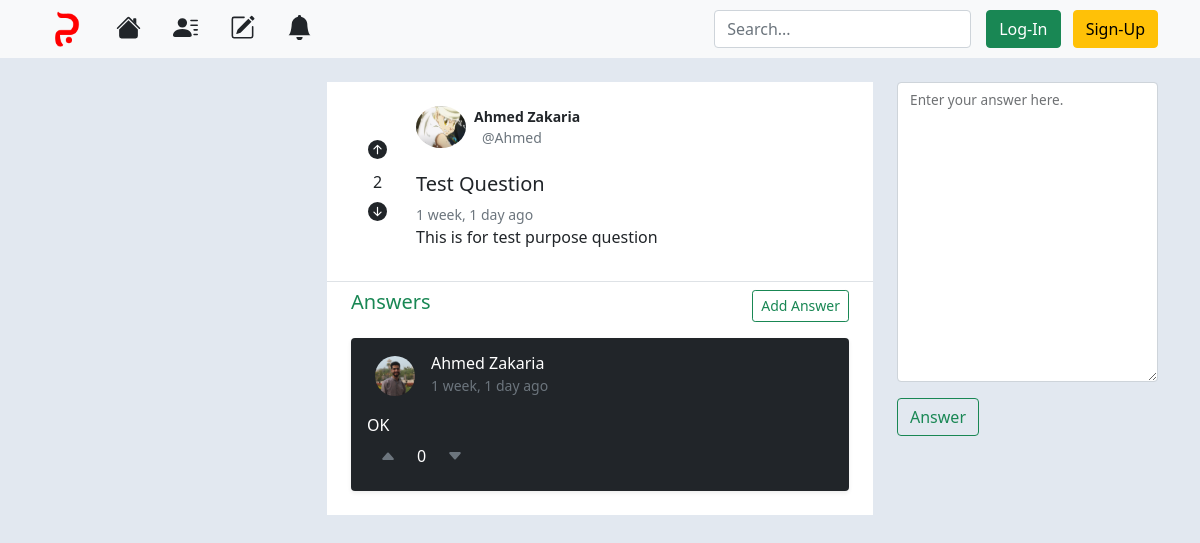
Screenshot of /question/1/ with the database file from the repository.
### questions/models.py (models this page shows, shortened)
class Question(models.Model):
    asked_by = models.ForeignKey(UserProfile, on_delete=models.CASCADE, related_name="asked_by")
    answered_by = models.ManyToManyField(UserProfile, related_name='answered_by_list')
    title = models.CharField(max_length=150)
    body = models.CharField(max_length=20000)
    status = models.BooleanField(default=False)
    date = models.DateTimeField(auto_now_add=True)
    up_vote = models.ManyToManyField(UserProfile, related_name='question_up_votes')
    down_vote = models.ManyToManyField(UserProfile, related_name='questions_down_votes')
    def calc_vote(self):
        return self.up_vote.all().count() - self.down_vote.all().count()
    university = models.ForeignKey(University, on_delete=models.CASCADE, related_name="question_university")
    faculty = models.ForeignKey(Faculty, on_delete=models.CASCADE, related_name="question_faculty")
    department = models.ForeignKey(Department, on_delete=models.CASCADE, related_name="question_department")
    subject = models.ForeignKey(Subject, on_delete=models.CASCADE, related_name="question_subject")

class Answer(models.Model):
    answered_by = models.ForeignKey(UserProfile, on_delete=models.CASCADE, related_name="answered_by")
    question = models.ForeignKey(Question, on_delete=models.CASCADE, related_name="question_answered")
    body = models.CharField(max_length=20000)
    date = models.DateTimeField(auto_now_add=True)
    up_vote = models.ManyToManyField(UserProfile, related_name='answer_up_votes')
    down_vote = models.ManyToManyField(UserProfile, related_name='answer_down_votes')

### accounts/models.py (models this page shows, shortened)
class UserProfile(models.Model):
    user = models.OneToOneField(User, on_delete=models.CASCADE, related_name='user_profile')
    first_name = models.CharField(max_length=50)
    last_name = models.CharField(max_length=50)
    profession = models.CharField(max_length=100)
    profile_pic = models.ImageField(default='1.png')
    bio = models.CharField(max_length=500)
    vote_points = models.IntegerField(default=0)
    following = models.ManyToManyField('self', related_name='following')
    badge = models.ForeignKey('Badge', on_delete=models.PROTECT, related_name="user_badge", null=True, default=None)
    def __str__(self):
        return f"{self.first_name} {self.last_name}"

class User(AbstractUser):
    verified_user = models.BooleanField(default=False)

### questions/views.py (the view)
# urls.py: path('<int:pk>/', QuestionDetailView.as_view(), name='question'),
class QuestionDetailView(DetailView):
    model = Question
    paginate_by = 10
    contex_object_name = "question"
    template_name = 'question.html'
    def get_context_data(self, **kwargs):
        context = super().get_context_data(**kwargs)
        answers = self.get_object().question_answered.all().annotate(
            total_vote = Count(F('up_vote')) - Count(F('down_vote'))
        )
        context['answers'] = answers
        context['answerform'] = AnswerForm()
        return context

### questions/forms.py
class AnswerForm(ModelForm):
    class Meta:
        model = Answer
        fields = ['body']
        widgets = {
            'body': Textarea(attrs={'class': 'form-control'}),
        }

### questions/templates/question.html (shortened to what this page needs)
{% extends 'base.html' %}
{% load static %}
{% load widget_tweaks %}
{% load humanize %}
{% block extra_css %}
<link href="https://maxcdn.bootstrapcdn.com/font-awesome/4.3.0/css/font-awesome.min.css" rel="stylesheet">
{% endblock %}
{% block questions %}
<div class="container px-0 mb-3">
  <div class="d-flex justify-content-center row">
    <div class="d-flex flex-column">
      <div class="d-flex flex-row align-items-center text-left comment-top p-4 bg-white border-bottom">
        <div class="d-flex flex-column-reverse flex-grow-0 align-items-center votings ml-1">
          {% if user.is_authenticated %}
          <form class='q_downvote'>
            {% csrf_token %}
            <button value='{{question.id}}' class='btn' type='submit' name='button'>
              {% if user.user_profile in question.down_vote.all %}
              <svg id='q_downvote{{question.id}}' xmlns="http://www.w3.org/2000/svg" width="19" height="19" fill="currentColor" class="bi bi-arrow-down-circle-fill text-danger" viewBox="0 0 16 16">
                <path d="M16 8A8 8 0 1 1 0 8a8 8 0 0 1 16 0zM8.5 4.5a.5.5 0 0 0-1 0v5.793L5.354 8.146a.5.5 0 1 0-.708.708l3 3a.5.5 0 0 0 .708 0l3-3a.5.5 0 0 0-.708-.708L8.5 10.293V4.5z" />
              </svg>
              {% else %}
              <svg id='q_downvote{{question.id}}' xmlns="http://www.w3.org/2000/svg" width="19" height="19" fill="currentColor" class="bi bi-arrow-down-circle-fill" viewBox="0 0 16 16">
                <path d="M16 8A8 8 0 1 1 0 8a8 8 0 0 1 16 0zM8.5 4.5a.5.5 0 0 0-1 0v5.793L5.354 8.146a.5.5 0 1 0-.708.708l3 3a.5.5 0 0 0 .708 0l3-3a.5.5 0 0 0-.708-.708L8.5 10.293V4.5z" />
              </svg>
              {% endif %}
            </button>
          </form>
          <span id='q_votes{{question.id}}'>{{question.calc_vote}}</span>
          <form class="q_upvote">
            {% csrf_token %}
            <button value="{{question.id}}" class='btn' type='submit' name='button'>
              {% if user.user_profile in question.up_vote.all %}
              <svg id='q_upvote{{question.id}}' xmlns="http://www.w3.org/2000/svg" width="19" height="19" fill="currentColor" class="bi bi-arrow-up-circle-fill text-success" viewBox="0 0 16 16">
                <path d="M16 8A8 8 0 1 0 0 8a8 8 0 0 0 16 0zm-7.5 3.5a.5.5 0 0 1-1 0V5.707L5.354 7.854a.5.5 0 1 1-.708-.708l3-3a.5.5 0 0 1 .708 0l3 3a.5.5 0 0 1-.708.708L8.5 5.707V11.5z" />
              </svg>
              {% else %}
              <svg id='q_upvote{{question.id}}' xmlns="http://www.w3.org/2000/svg" width="19" height="19" fill="currentColor" class="bi bi-arrow-up-circle-fill" viewBox="0 0 16 16">
                <path d="M16 8A8 8 0 1 0 0 8a8 8 0 0 0 16 0zm-7.5 3.5a.5.5 0 0 1-1 0V5.707L5.354 7.854a.5.5 0 1 1-.708-.708l3-3a.5.5 0 0 1 .708 0l3 3a.5.5 0 0 1-.708.708L8.5 5.707V11.5z" />
              </svg>
              {% endif %}
            </button>
          </form>
          {% else %}
          <a href="{% url 'accounts:login' %}" class='btn'>
            <svg id='q_downvote{{q.id}}' xmlns="http://www.w3.org/2000/svg" width="19" height="19" fill="currentColor" class="bi bi-arrow-down-circle-fill" viewBox="0 0 16 16">
              <path d="M16 8A8 8 0 1 1 0 8a8 8 0 0 1 16 0zM8.5 4.5a.5.5 0 0 0-1 0v5.793L5.354 8.146a.5.5 0 1 0-.708.708l3 3a.5.5 0 0 0 .708 0l3-3a.5.5 0 0 0-.708-.708L8.5 10.293V4.5z" />
            </svg>
          </a>
          <span id='q_votes{{q.id}}'>{{question.calc_vote}}</span>
          <a class='btn' href="{% url 'accounts:login' %}">
            <svg id='q_upvote{{q.id}}' xmlns="http://www.w3.org/2000/svg" width="19" height="19" fill="currentColor" class="bi bi-arrow-up-circle-fill" viewBox="0 0 16 16">
              <path d="M16 8A8 8 0 1 0 0 8a8 8 0 0 0 16 0zm-7.5 3.5a.5.5 0 0 1-1 0V5.707L5.354 7.854a.5.5 0 1 1-.708-.708l3-3a.5.5 0 0 1 .708 0l3 3a.5.5 0 0 1-.708.708L8.5 5.707V11.5z" />
            </svg>
          </a>
          {% endif%}
        </div>
        <div class="d-flex flex-column ml-3">
          <div class="profile-image d-flex flex-row">
            <img class="rounded-circle" src="{{question.asked_by.profile_pic.url}}" width="50">
            <div class="d-flex flex-column">
              <small class="bdge mx-2 fw-bold">{{question.asked_by.first_name|title}} {{question.asked_by.last_name|title}}</small>
              <small class="bdge mx-3 text-muted">@{{question.asked_by.user.username|title}}</small>
            </div>
          </div>
          <br>
          <div class="d-flex flex-column post-title">
            <div class="d-flex flex-row">
              <h5>{{question.title|title}}</h5>
            </div>
            <small class='text-muted'>{{question.date|naturaltime}}</small>
          </div>
          <div class="comment-text-sm mb-2">
            <span>
              {{question.body}}
            </span>
          </div>
        </div>
      </div>
      <div class="coment-bottom bg-white p-2 px-4">
        <div class="d-flex justify-content-between">
          <h5 class='text-success'>Answers</h5>
          <a href="{% url 'questions:answer' question.id%}" class='btn btn-outline-success btn-sm' type="button" name="button">Add Answer</a>
        </div>
        {% for a in answers %}
        <div class="commented-section bg-dark text-white my-3 p-3 rounded shadow-sm">
          <div class="d-flex flex-row align-items-center commented-user">
            <img class="rounded-circle mx-2" src="{{a.answered_by.profile_pic.url}}" width="40">
            <div class="d-flex flex-column">
              <h6 class="mx-2 mb-0">{{a.answered_by|title}}</h6>
              <span class='mx-2 text-muted'><small>{{a.date|naturaltime}}</small></span>
            </div>
          </div>
          <div class="comment-text-sm mt-3">
            <span>
              {{a.body}}
            </span>
          </div>
          <div class="reply-section">
            <div class="d-flex flex-row align-items-center voting-icons">
              {% if user.is_authenticated %}
              <form class="a_upvote">
                {% csrf_token %}
                <button value='{{a.id}}' class='btn' type='submit' name='button'>
                  {% if user.user_profile in a.up_vote.all %}
                  <svg id='a_upvote{{a.id}}' xmlns="http://www.w3.org/2000/svg" width="16" height="16" fill="currentColor" class="bi bi-caret-up-fill text-success" viewBox="0 0 16 16">
                    <path d="m7.247 4.86-4.796 5.481c-.566.647-.106 1.659.753 1.659h9.592a1 1 0 0 0 .753-1.659l-4.796-5.48a1 1 0 0 0-1.506 0z" />
                  </svg>
                  {% else %}
                  <svg id='a_upvote{{a.id}}' xmlns="http://www.w3.org/2000/svg" width="16" height="16" fill="currentColor" class="bi bi-caret-up-fill text-secondary" viewBox="0 0 16 16">
                    <path d="m7.247 4.86-4.796 5.481c-.566.647-.106 1.659.753 1.659h9.592a1 1 0 0 0 .753-1.659l-4.796-5.48a1 1 0 0 0-1.506 0z" />
                  </svg>
                  {% endif %}
                </button>
              </form>
              <span id='a_votes{{a.id}}' class="ml-2 mx-2">{{a.total_vote}}</span>
              <form class="a_downvote">
                {% csrf_token %}
                <button type='submit' class='btn' name='button' value='{{a.id}}'>
                  {% if user.user_profile in a.down_vote.all %}
                  <svg id='a_downvote{{a.id}}' xmlns="http://www.w3.org/2000/svg" width="16" height="16" fill="currentColor" class="bi bi-caret-down-fill text-danger" viewBox="0 0 16 16">
                    <path d="M7.247 11.14 2.451 5.658C1.885 5.013 2.345 4 3.204 4h9.592a1 1 0 0 1 .753 1.659l-4.796 5.48a1 1 0 0 1-1.506 0z" />
                  </svg>
                  {% else %}
                  <svg id='a_downvote{{a.id}}' xmlns="http://www.w3.org/2000/svg" width="16" height="16" fill="currentColor" class="bi bi-caret-down-fill text-secondary" viewBox="0 0 16 16">
                    <path d="M7.247 11.14 2.451 5.658C1.885 5.013 2.345 4 3.204 4h9.592a1 1 0 0 1 .753 1.659l-4.796 5.48a1 1 0 0 1-1.506 0z" />
                  </svg>
                  {% endif %}
                </button>
              </form>
              {% else %}
              <a class='btn' href="{% url 'accounts:login' %}">
                <svg id='a_upvote{{a.id}}' xmlns="http://www.w3.org/2000/svg" width="16" height="16" fill="currentColor" class="bi bi-caret-up-fill text-secondary" viewBox="0 0 16 16">
                  <path d="m7.247 4.86-4.796 5.481c-.566.647-.106 1.659.753 1.659h9.592a1 1 0 0 0 .753-1.659l-4.796-5.48a1 1 0 0 0-1.506 0z" />
                </svg>
              </a>
              <span id='a_votes{{a.id}}' class="ml-2 mx-2">{{a.total_vote}}</span>
              <a class='btn' href="{% url 'accounts:login' %}">
                <svg id='a_downvote{{a.id}}' xmlns="http://www.w3.org/2000/svg" width="16" height="16" fill="currentColor" class="bi bi-caret-down-fill text-secondary" viewBox="0 0 16 16">
                  <path d="M7.247 11.14 2.451 5.658C1.885 5.013 2.345 4 3.204 4h9.592a1 1 0 0 1 .753 1.659l-4.796 5.48a1 1 0 0 1-1.506 0z" />
                </svg>
              </a>
              {% endif%}
            </div>
          </div>
        </div>
        {% endfor %}
      </div>
    </div>
  </div>
</div>
{% endblock %}
{% block suggestions %}
<form action="{% url 'questions:answer' question.id %}" method="post">
  <div class="form-floating mb-3">
    {% render_field answerform.body style='height:300px;' %}
    <label for="id_body">Enter your answer here.</label>
  </div>
  <button class='btn btn-outline-success' type="submit" name="button">Answer</button>
</form>
{% endblock %}

### timeline/static/css/timeline.css (style rules this page uses)
body { background-color: #e2e8f0; min-height: 100vh; min-height: -webkit-fill-available; }
html { height: -webkit-fill-available; }
.bi { vertical-align: -.125em; pointer-events: none; fill: currentColor; }

### rows the page displays
Question: calc_vote "2", asked_by.profile_pic (picture), asked_by.first_name "Ahmed", asked_by.last_name "Zakaria", asked_by.user.username "Ahmed", title "Test Question", date "1 week, 1 day ago", body "This is for test purpose question"
Answer: answered_by.profile_pic (picture), answered_by "Ahmed Zakaria", date "1 week, 1 day ago", body "OK", total_vote "0"
